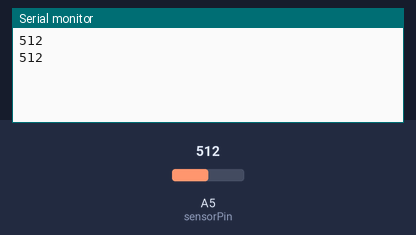
Bench run of a sketch on a simulated Arduino Uno, built with avr-gcc and run on an emulated ATmega328P. Shown: the last lines printed to the serial monitor. The test bench sets the inputs (shaded band); at power-on: A5 (sensorPin) = 512.

Above: at 1.8 s.
1.9 s: A5 (sensorPin) set to 716
At 2.8 s:
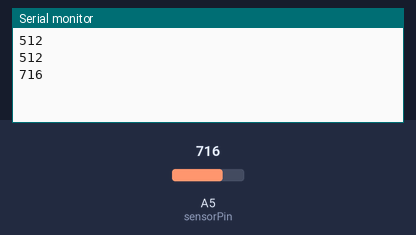
3.4 s: A5 (sensorPin) set to 900
At 4.5 s:
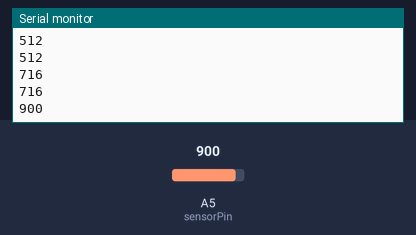
Timing chart, 0 to 6.4 s (numbered marks = the images above; inputs shaded):
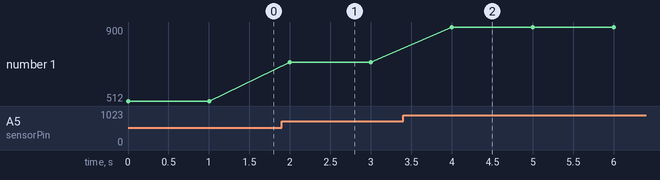

Measured:
- after the input at 1.9 s, the serial monitor: prints a new line after 0.10 s (image 1)
- after the input at 3.4 s, the serial monitor: prints a new line after 0.60 s (image 2)
- plotted number 1: 512 → 716 after the input at 1.9 s, 716 → 900 after the input at 3.4 s

The sketch:

BoardSistemasCedenoSensorHumedad.ino
```cpp
int sensorPin=A5;  //modificar A5 en caso de que el sensor no esté conectado a dicho pin

void setup() {
  Serial.begin(9600);

}

void loop() {
  int humedad = analogRead(sensorPin);
  Serial.println(humedad);
  delay(1000);

}
```
